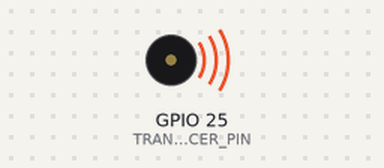
The sketch below on a simulated ESP32. On the bench: buzzer (waves = sounding). Random numbers use the default seed unless the sketch sets one; what the sketch prints to the serial monitor is not drawn.

Above: at 0.1 s.
Timing chart, 0 to 40.0 s (numbered marks = the images above):
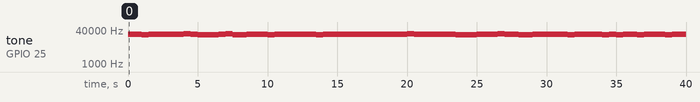

The sketch:

Esp32-Mic-Jammer.ino
```cpp
// (licence header left out)
#define TRANSDUCER_PIN 25
#define FREQUENCY_MIN 24000
#define FREQUENCY_MAX 26000

void setup() {
  Serial.begin(115200); // Serial monitor start
  pinMode(TRANSDUCER_PIN, OUTPUT);
}

void loop() {
  int freq = random(FREQUENCY_MIN, FREQUENCY_MAX); // Random frequency select
  tone(TRANSDUCER_PIN, freq); // Transducer pe send karo
  Serial.print("Frequency sending: ");
  Serial.print(freq);
  Serial.println(" Hz"); // Terminal pe show karo

  delay(500); // Half second wait
}
```

Measured:
- by itself, tone on GPIO 25 (TRANSDUCER_PIN): plays 24807 Hz for 0.50 s, 25249 Hz for 0.50 s, 24073 Hz for 0.50 s, 25658 Hz for 0.50 s, 24930 Hz for 0.50 s, 25272 Hz for 0.50 s … (80 notes in this stretch)
